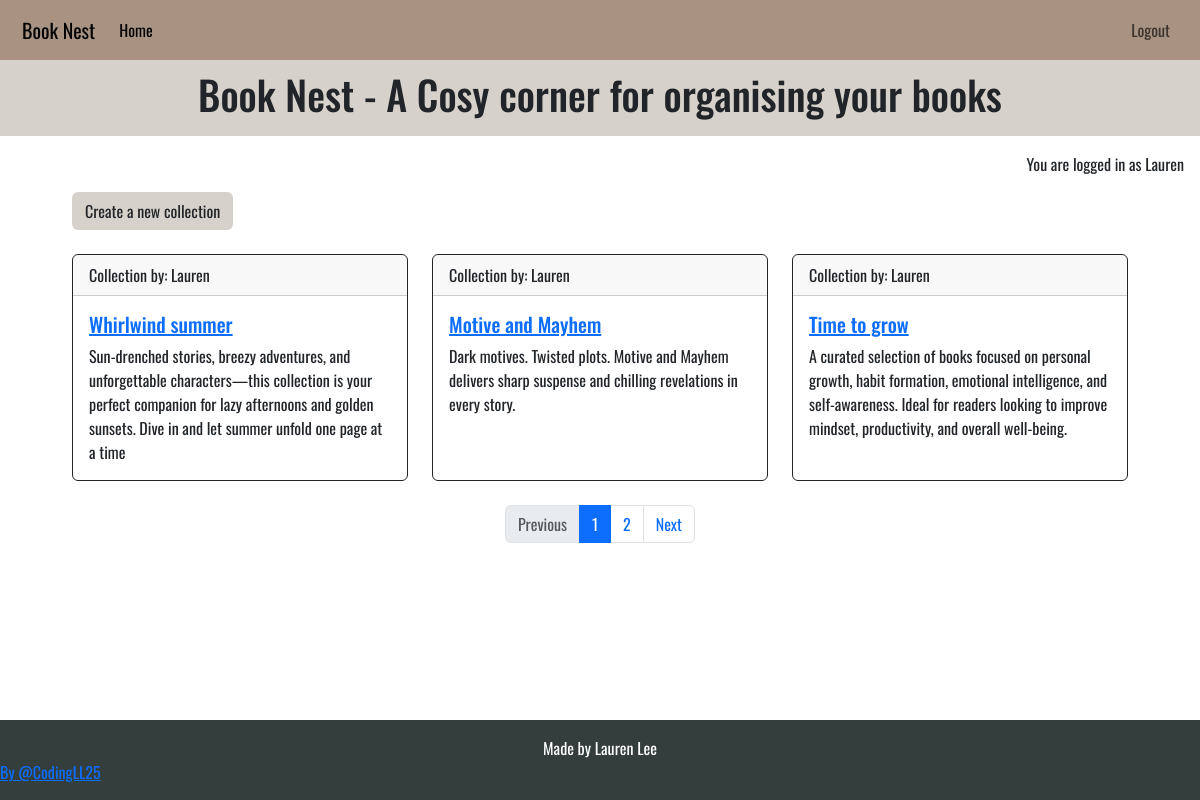
Screenshot of / (signed in) with the database file from the repository.
### library/models.py (models this page shows, shortened)
class Collection(models.Model):
    THEME_CHOICES = [
        ("romance", "Romance"),
        ("fantasy", "Fantasy"),
        ("mystery", "Mystery"),
        ("historical", "Historical"),
        ("thriller", "Thriller"),
        ("science_fiction", "Science Fiction"),
        ("nonfiction", "Nonfiction"),
        ("young_adult", "Young Adult"),
        ("literary", "Literary Fiction"),
        ("horror", "Horror"),
        ("self_development", "Self Development"),
        ("mixed", "Mixed theme"),
    ]
    name = models.CharField(max_length=100, unique=True, blank=False)
    excerpt = models.TextField(blank=True)
    theme = models.CharField(max_length=50, choices=THEME_CHOICES, default="mixed")
    user = models.ForeignKey(
        User, on_delete=models.CASCADE, related_name="collections", null=True
    )
    slug = models.SlugField(max_length=200, blank=True, unique=True)

### library/views.py (the view)
# urls.py: path("", views.CollectionList.as_view(), name="home"),
class CollectionList(generic.ListView):
    queryset = Collection.objects.all().order_by("id")
    template_name = "library/index.html"
    paginate_by = 3
    def get_context_data(self, **kwargs):
        context = super().get_context_data(**kwargs)
        context["form"] = CollectionForm()
        return context

### library/templatetags/html_filters.py (called while the page is built)
@register.filter(name="clean_html")
def clean_html(value):
    if not value:
        return ""
    value = re.sub(r"<p[^>]*>\s*(?:&nbsp;|\s)*</p>", "", value)
    value = re.sub(r"&nbsp;", " ", value)
    return strip_tags(value).strip()

### library/templates/library/index.html
{% extends "base.html" %}
{% load html_filters %}
{% load crispy_forms_tags %}
{% block content %}
<section class="container-fluid">
    {% if user.is_authenticated %}
    <div class="action-form create-collection">
        <a href="{% url 'create_collection' %}" aria-label="Go to the form for creating a collection" class="create">
            <button type="submit" class="btn action-button">Create a new collection</button>
        </a>
    </div>
    {% endif %}
</section>
<section class="collection-summary">
    <div class="container mt-4">
        {% for collection in collection_list %}
        {% if forloop.counter0|divisibleby:3 %}
        <div class="row">
            {% endif %}
            <div class="collection-holder col-12 col-sm-6 col-md-4 mb-4">
                <div class="collection-card card border-dark h-100">
                    <div class="collection-card card-header">Collection by: {{ collection.user }}</div>
                    <div class="collection-card card-body text-dark">
                        <h5 class="collection-card card-title">
                            <a href="{% url 'collection_detail' collection.slug %}"
                                class="collection-link">{{ collection.name }}</a>
                        </h5>
                        <p class="collection-card card-text">{{ collection.excerpt|clean_html }}</p>
                    </div>
                </div>
            </div>
            {% if forloop.counter|divisibleby:3 or forloop.last %}
        </div>
        {% endif %}
        {% endfor %}
</section>
{% if is_paginated %}
<nav class="page-navigation" aria-label="Page navigation">
    <ul class="pagination justify-content-center">
        {% if page_obj.has_previous %}
        <li class="page-item">
            <a class="page-link" href="?page={{ page_obj.previous_page_number }}">Previous</a>
        </li>
        {% else %}
        <li class="page-item disabled">
            <a class="page-link" href="#" tabindex="-1" aria-disabled="true">Previous</a>
        </li>
        {% endif %}
        {% for num in paginator.page_range %}
        <li class="page-item {% if page_obj.number == num %}active{% endif %}">
            <a class="page-link" href="?page={{ num }}">{{ num }}</a>
        </li>
        {% endfor %}
        {% if page_obj.has_next %}
        <li class="page-item">
            <a class="page-link" href="?page={{ page_obj.next_page_number }}">Next</a>
        </li>
        {% endif %}
    </ul>
</nav>
{% endif %}
{% endblock %}

### templates/base.html (shortened to what this page needs)
{% load static %}
{% url 'home' as home_url %}
{% url 'account_login' as login_url %}
{% url 'account_signup' as signup_url %}
{% url 'account_logout' as logout_url %}
<!DOCTYPE html>
<html class="h-100" lang="en">
<head>
    <link href="https://cdn.jsdelivr.net/npm/bootstrap@5.3.3/dist/css/bootstrap.min.css" rel="stylesheet"
>
    <link rel="stylesheet" href="{% static 'css/style.css' %}">
</head>
<body class="d-flex flex-column h-100 main-bg">
    <header>
        <nav class="navbar navbar-expand-lg">
            <div class="container-fluid">
                <a class="home-nav navbar-brand" aria-label="Link to the home page" href="{% url 'home' %}">Book
                    Nest</a>
                <div class="collapse navbar-collapse" id="navbarText" aria-label="Link to the home page">
                    <ul class="navbar-nav me-auto mb-2 mb-lg-0">
                        <li class="nav-item">
                            <a class="nav-link {% if request.path == home_url %}active{% endif %}" aria-current="page"
                                href="{% url 'home' %}">Home</a>
                        </li>
                    </ul>
                    <ul class="navbar-nav ms-auto mb-2 mb-lg-0">
                        {% if user.is_authenticated %}
                        <li class="nav-item" aria-label="Link to logout of your account">
                            <a class="nav-link {% if request.path == logout_url %}active{% endif %}" aria-current="page"
                                href="{% url 'account_logout' %}">Logout</a>
                        </li>
                        {% endif %}
                    </ul>
                </div>
            </div>
        </nav>
        <section class="subheadings">
            <div class="heading">
                <h1>Book Nest - A Cosy corner for organising your books</h1>
            </div>
            <span>
                {% if user.is_authenticated %}
                <p class="text-end m-3">You are logged in as {{ user }}</p>
                {% else %}
                <p class="text-end m-3">You are not logged in</p>
                {% endif %}
            </span>
        </section>
    </header>
    <main class="flex-shrink-0 main-bg">
        {% block content %}
        {% endblock content %}
    </main>
    <footer class="footer mt-auto py-3">
        <p class="m-0 text-center">Made by Lauren Lee</p>
        <a class="github" href="https://github.com/CodingLL25" target="_blank"
            aria-label="Link to authors Github Page">By @CodingLL25</a>
    </footer>
</body>
</html>

### static/css/style.css (style rules this page uses)
:root { --primary-font: "Oswald", sans-serif; --primary-color: #333E3D; --secondary-color: #D6D1CA; --highlight: #A89382; --light-highlight: #D97E47; --bright-highlight: #A04F2F; }
body { min-height: 100vh; display: flex; width: 100%; flex-direction: column; font-family: var(--primary-font); margin: 0; overflow-x: hidden; overflow-wrap: anywhere; }
main { flex: 1 0 auto; max-width: 1399px; margin: 0% 5%; position: relative; padding-bottom: 20px; }
.navbar { display: flex; width: 100%; background-color: var(--highlight); padding: 10px; }
.heading { background-color: var(--secondary-color); padding: 10px; text-align: center; }
.footer { width: 100%; background-color: var(--primary-color); color: white; }
.collection-summary { width: 100%; display: flex; }
.card-title { color: var(--primary-color); }
.account-button, .action-button { background-color: var(--secondary-color); }

### rows the page displays
Collection: user "Lauren", name "Whirlwind summer", excerpt|clean_html "Sun-drenched stories, breezy adventures, and unforgettable characters—this collection is your perfect companion for lazy afternoons and golden sunsets. Dive in and let summer unfold one page at a time"
Collection: user "Lauren", name "Motive and Mayhem", excerpt|clean_html "Dark motives. Twisted plots. Motive and Mayhem delivers sharp suspense and chilling revelations in every story."
Collection: user "Lauren", name "Time to grow", excerpt|clean_html "A curated selection of books focused on personal growth, habit formation, emotional intelligence, and self-awareness. Ideal for readers looking to improve mindset, productivity, and overall well-being."

### other values shown
{{ user }} "Lauren"
{{ num }} "1" "2"
